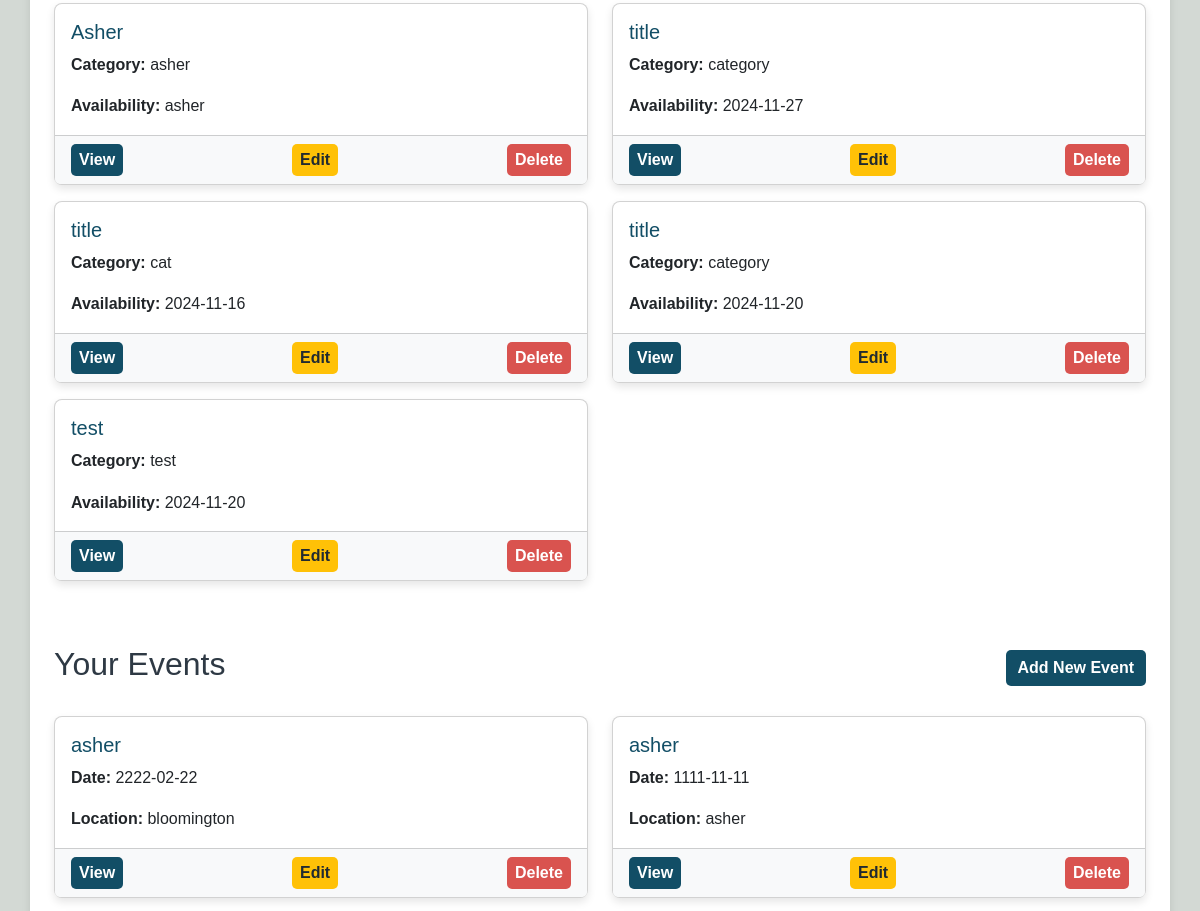
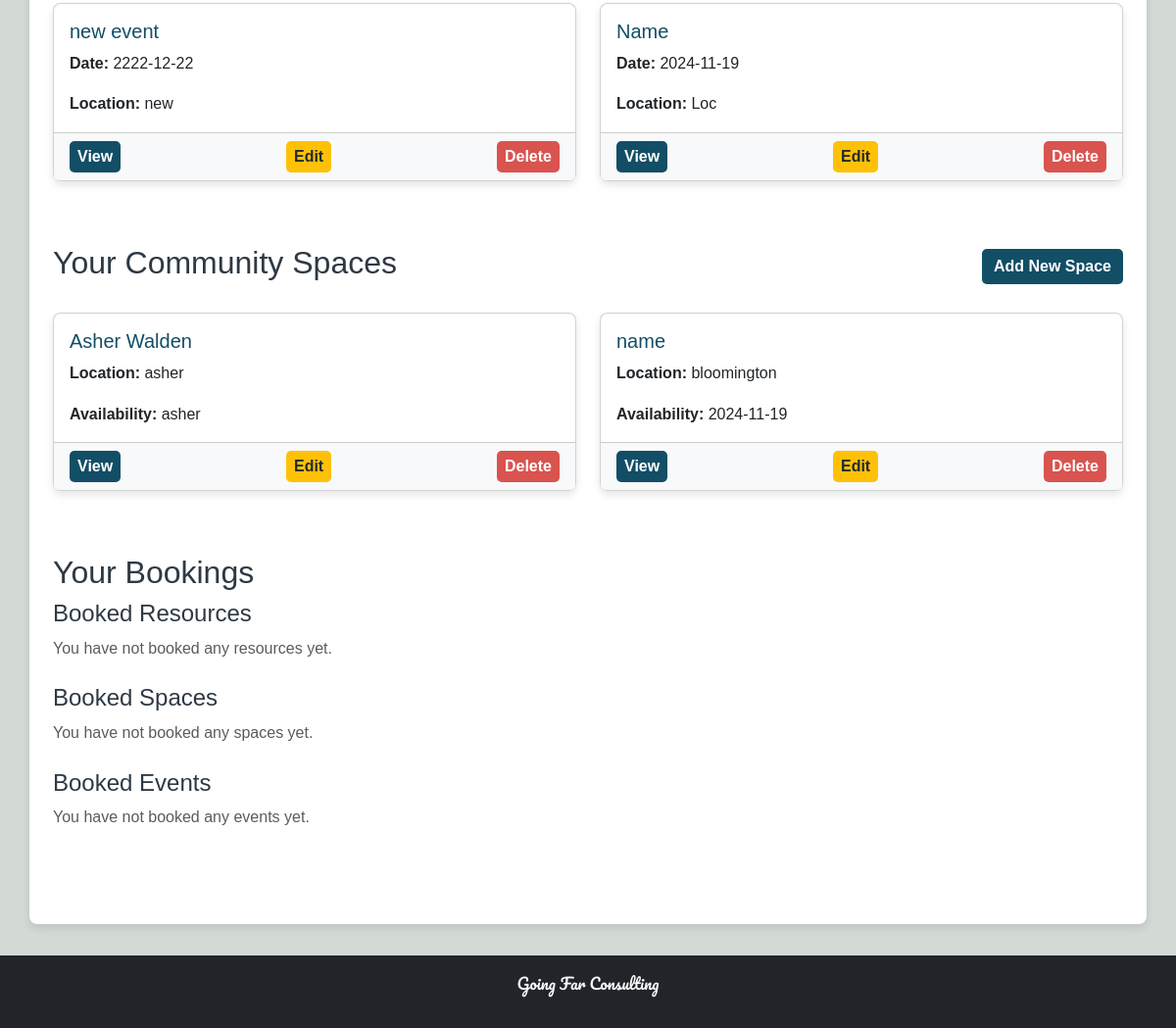
/profile (signed in, lower part), run on an earlier commit of the app's database (2 pictures, top to bottom).
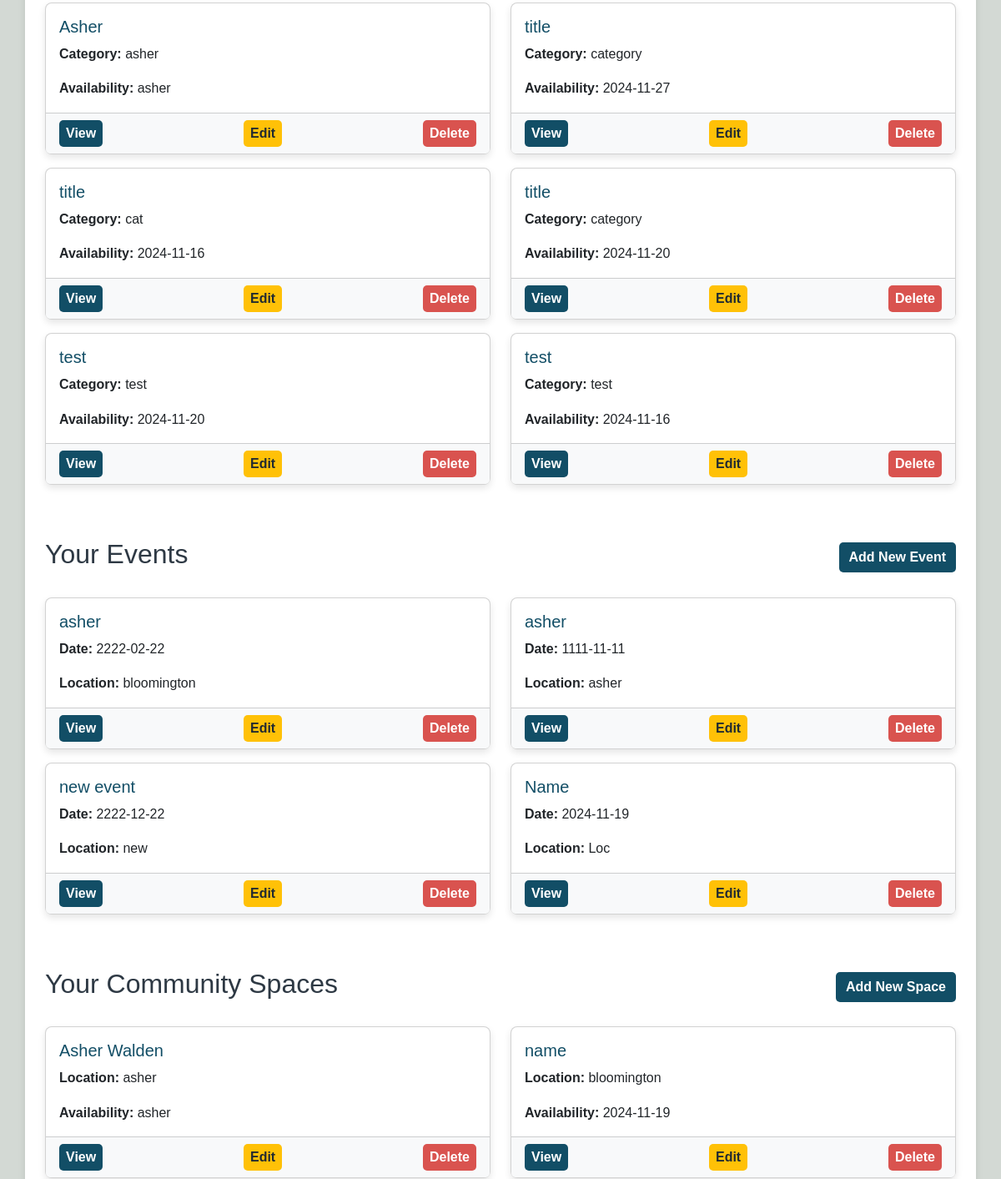
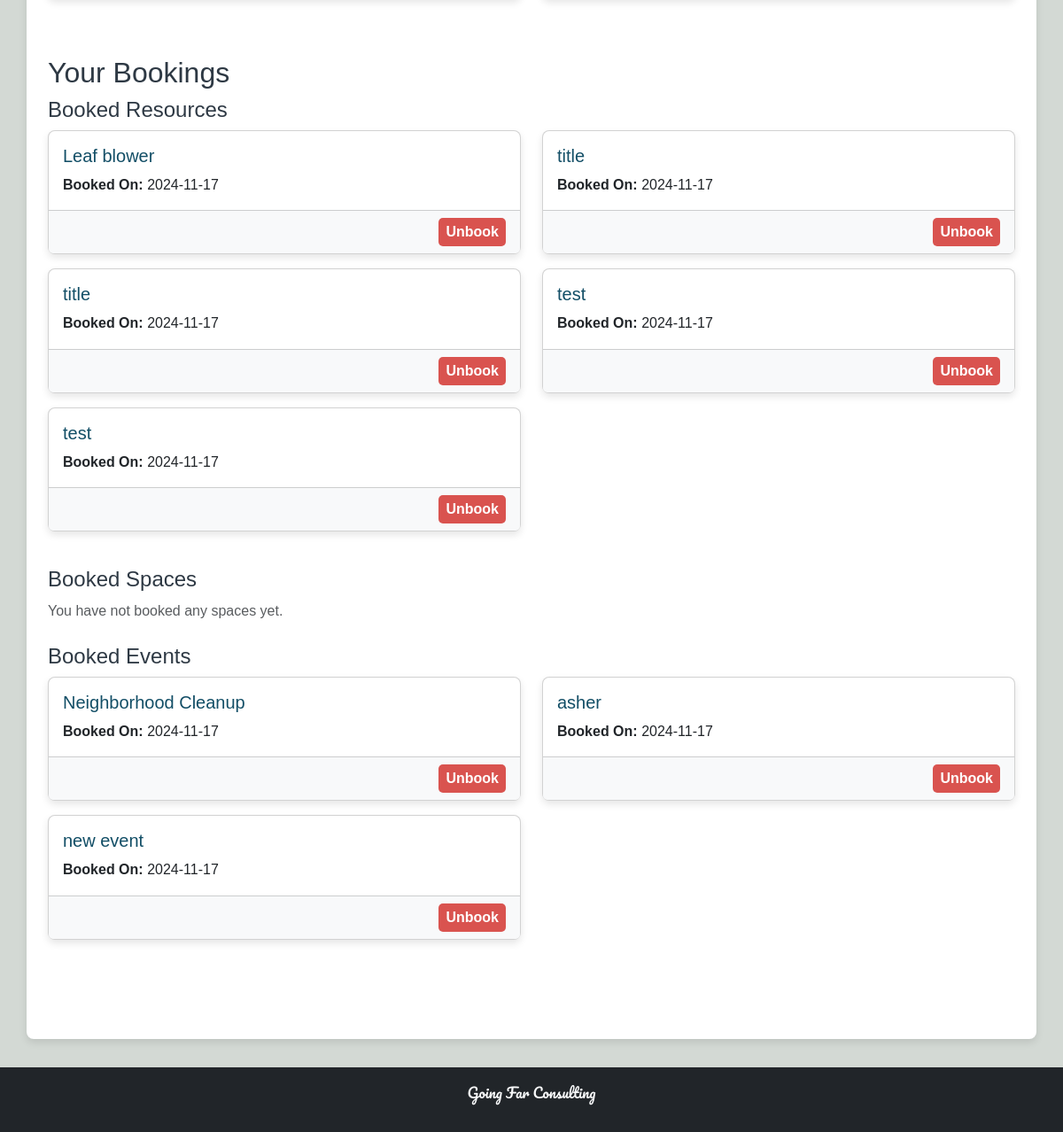
And on a later commit of the database (2 pictures, top to bottom).
### tables this page shows
CREATE TABLE resources (
            resource_id INTEGER PRIMARY KEY AUTOINCREMENT,
            user_id INTEGER NOT NULL,
            title TEXT NOT NULL,
            description TEXT,
            images TEXT,
            category TEXT,
            availability TEXT,
            date_posted TEXT NOT NULL,
            FOREIGN KEY (user_id) REFERENCES users (id) ON DELETE CASCADE
        );

CREATE TABLE events (
            event_id INTEGER PRIMARY KEY AUTOINCREMENT,
            name TEXT NOT NULL,
            description TEXT,
            date TEXT NOT NULL,
            location TEXT NOT NULL,
            hosted_by INTEGER NOT NULL,
            FOREIGN KEY (hosted_by) REFERENCES users (id) ON DELETE CASCADE
        );

CREATE TABLE spaces (
            space_id INTEGER PRIMARY KEY AUTOINCREMENT,
            name TEXT NOT NULL,
            description TEXT,
            location TEXT,
            availability TEXT,
            created_by INTEGER NOT NULL,
            FOREIGN KEY (created_by) REFERENCES users (id) ON DELETE CASCADE
        );

CREATE TABLE resource_bookings (
            booking_id INTEGER PRIMARY KEY AUTOINCREMENT,
            user_id INTEGER NOT NULL,
            resource_id INTEGER NOT NULL,
            booking_date TEXT NOT NULL,
            FOREIGN KEY (user_id) REFERENCES users (id) ON DELETE CASCADE,
            FOREIGN KEY (resource_id) REFERENCES resources (resource_id) ON DELETE CASCADE
        );

CREATE TABLE event_bookings (
            booking_id INTEGER PRIMARY KEY AUTOINCREMENT,
            user_id INTEGER NOT NULL,
            event_id INTEGER NOT NULL,
            booking_date TEXT NOT NULL,
            FOREIGN KEY (user_id) REFERENCES users (id) ON DELETE CASCADE,
            FOREIGN KEY (event_id) REFERENCES events (event_id) ON DELETE CASCADE
        );

### app.py (the view)
@app.route('/profile')
def profile():
    user_id = session.get('user_id')
    if user_id is None:
        flash('Please log in to access your profile', 'error')
        return redirect(url_for('login'))
    user = get_user_by_id(user_id)
    if not user:
        flash('User not found', 'error')
        return redirect(url_for('login'))
    resources = get_resources_by_user(user_id)
    events = get_events_by_user(user_id)
    spaces = get_spaces_by_user(user_id)
    resource_bookings = get_resource_bookings_by_user(user_id)
    space_bookings = get_space_bookings_by_user(user_id)
    event_bookings = get_event_bookings_by_user(user_id)
    return render_template(
        'profile.html',
        user=user,
        resources=resources,
        events=events,
        spaces=spaces,
        resource_bookings=resource_bookings,
        space_bookings=space_bookings,
        event_bookings=event_bookings
    )

### app.py (called while the page is built)
@app.before_request
def initialize_database():
    init_db()

@app.teardown_appcontext
def shutdown_session(exception=None):
    close_db()

### database.py (called while the page is built)
def get_db():
    if 'db' not in g:
        g.db = sqlite3.connect(DATABASE)
        g.db.row_factory = sqlite3.Row
    return g.db

def get_user_by_id(user_id):
    return get_db().execute(
        "SELECT * FROM users WHERE id = ?",
        (user_id,)
    ).fetchone()

def get_resources_by_user(user_id):
    return get_db().execute(
        "SELECT * FROM resources WHERE user_id = ?",
        (user_id,)
    ).fetchall()

def get_events_by_user(user_id):
    return get_db().execute(
        "SELECT * FROM events WHERE hosted_by = ?",
        (user_id,)
    ).fetchall()

def get_spaces_by_user(user_id):
    return get_db().execute(
        "SELECT * FROM spaces WHERE created_by = ?",
        (user_id,)
    ).fetchall()

def get_resource_bookings_by_user(user_id):
    return get_db().execute(
        "SELECT rb.*, r.title FROM resource_bookings rb JOIN resources r ON rb.resource_id = r.resource_id WHERE rb.user_id = ?",
        (user_id,)
    ).fetchall()

### templates/profile.html (shortened to what the changed rows need)
{% extends "base.html" %}
{% block content %}
<div class="container mt-4">
    <div class="row">
        <div class="col-md-12 mb-5">
            {% if resources %}
                <div class="row">
                    {% for resource in resources %}
                        <div class="col-md-6 mb-3">
                            <div class="card h-100">
                                <div class="card-body">
                                    <h5 class="card-title">{{ resource.title }}</h5>
                                    <p class="card-text"><strong>Category:</strong> {{ resource.category }}</p>
                                    <p class="card-text"><strong>Availability:</strong> {{ resource.availability }}</p>
                                </div>
                                <div class="card-footer d-flex justify-content-between">
                                    <a href="{{ url_for('view_resource', id=resource.resource_id) }}" class="btn btn-info btn-sm">View</a>
                                    <a href="{{ url_for('edit_resource', id=resource.resource_id) }}" class="btn btn-warning btn-sm">Edit</a>
                                    <form action="{{ url_for('delete_resource_route', id=resource.resource_id) }}" method="POST" class="d-inline">
                                        <button type="submit" class="btn btn-danger btn-sm" onclick="return confirm('Are you sure you want to delete this resource?');">Delete</button>
                                    </form>
                                </div>
                            </div>
                        </div>
                    {% endfor %}
                </div>
            {% else %}
                <p class="text-muted">You have not added any resources yet.</p>
            {% endif %}
        </div>
        <div class="col-md-12 mb-5">
            <div class="d-flex justify-content-between align-items-center mb-4">
                <h2>Your Events</h2>
            </div>
            {% if events %}
                <div class="row">
                    {% for event in events %}
                        <div class="col-md-6 mb-3">
                            <div class="card h-100">
                                <div class="card-body">
                                    <h5 class="card-title">{{ event.name }}</h5>
                                    <p class="card-text"><strong>Date:</strong> {{ event.date }}</p>
                                    <p class="card-text"><strong>Location:</strong> {{ event.location }}</p>
                                </div>
                                <div class="card-footer d-flex justify-content-between">
                                    <a href="{{ url_for('view_event', event_id=event.event_id) }}" class="btn btn-info btn-sm">View</a>
                                    <a href="{{ url_for('edit_event', event_id=event.event_id) }}" class="btn btn-warning btn-sm">Edit</a>
                                    <form action="{{ url_for('delete_event', event_id=event.event_id) }}" method="POST" class="d-inline">
                                        <button type="submit" class="btn btn-danger btn-sm" onclick="return confirm('Are you sure you want to delete this event?');">Delete</button>
                                    </form>
                                </div>
                            </div>
                        </div>
                    {% endfor %}
                </div>
            {% else %}
                <p class="text-muted">You have not organized any events yet.</p>
            {% endif %}
        </div>
        <div class="col-md-12 mb-5">
            <div class="d-flex justify-content-between align-items-center mb-4">
                <h2>Your Community Spaces</h2>
            </div>
            {% if spaces %}
                <div class="row">
                    {% for space in spaces %}
                        <div class="col-md-6 mb-3">
                            <div class="card h-100">
                                <div class="card-body">
                                    <h5 class="card-title">{{ space.name }}</h5>
                                    <p class="card-text"><strong>Location:</strong> {{ space.location }}</p>
                                    <p class="card-text"><strong>Availability:</strong> {{ space.availability }}</p>
                                </div>
                                <div class="card-footer d-flex justify-content-between">
                                    <a href="{{ url_for('view_space', space_id=space.space_id) }}" class="btn btn-info btn-sm">View</a>
                                    <a href="{{ url_for('edit_space', space_id=space.space_id) }}" class="btn btn-warning btn-sm">Edit</a>
                                    <form action="{{ url_for('delete_space', space_id=space.space_id) }}" method="POST" class="d-inline">
                                        <button type="submit" class="btn btn-danger btn-sm" onclick="return confirm('Are you sure you want to delete this space?');">Delete</button>
                                    </form>
                                </div>
                            </div>
                        </div>
                    {% endfor %}
                </div>
            {% else %}
                <p class="text-muted">You have not added any community spaces yet.</p>
            {% endif %}
        </div>
<div class="col-md-12 mb-5">
    <h2>Your Bookings</h2>
    <div class="mb-4">
        <h4>Booked Resources</h4>
        {% if resource_bookings %}
            <div class="row">
                {% for booking in resource_bookings %}
                    <div class="col-md-6 mb-3">
                        <div class="card h-100">
                            <div class="card-body">
                                <h5 class="card-title">{{ booking.title }}</h5>
                                <p class="card-text"><strong>Booked On:</strong> {{ booking.booking_date }}</p>
                            </div>
                            <div class="card-footer text-end">
                                <form action="{{ url_for('unbook_resource', booking_id=booking.booking_id) }}" method="POST" class="d-inline">
                                    <button type="submit" class="btn btn-danger btn-sm">Unbook</button>
                                </form>
                            </div>
                        </div>
                    </div>
                {% endfor %}
            </div>
        {% else %}
            <p class="text-muted">You have not booked any resources yet.</p>
        {% endif %}
    </div>
    <div class="mb-4">
        <h4>Booked Events</h4>
        {% if event_bookings %}
            <div class="row">
                {% for booking in event_bookings %}
                    <div class="col-md-6 mb-3">
                        <div class="card h-100">
                            <div class="card-body">
                                <h5 class="card-title">{{ booking.name }}</h5>
                                <p class="card-text"><strong>Booked On:</strong> {{ booking.booking_date }}</p>
                            </div>
                            <div class="card-footer text-end">
                                <form action="{{ url_for('unbook_event', booking_id=booking.booking_id) }}" method="POST" class="d-inline">
                                    <button type="submit" class="btn btn-danger btn-sm">Unbook</button>
                                </form>
                            </div>
                        </div>
                    </div>
                {% endfor %}
            </div>
        {% else %}
            <p class="text-muted">You have not booked any events yet.</p>
        {% endif %}
    </div>
</div>
{% endblock %}

What changed in the data, as far as the page shows it:
added resources: title "test", category "test", availability "2024-11-16"
added resource_bookings: title "Leaf blower", booking_date "2024-11-17"
added resource_bookings: title "title", booking_date "2024-11-17"
added resource_bookings: title "title", booking_date "2024-11-17"
added resource_bookings: title "test", booking_date "2024-11-17"
added resource_bookings: title "test", booking_date "2024-11-17"
added event_bookings: name "Neighborhood Cleanup", booking_date "2024-11-17"
added event_bookings: name "asher", booking_date "2024-11-17"
added event_bookings: name "new event", booking_date "2024-11-17"
Also different on the page:
text no longer shown: "You have not booked any resources yet. You have not booked any events yet."
